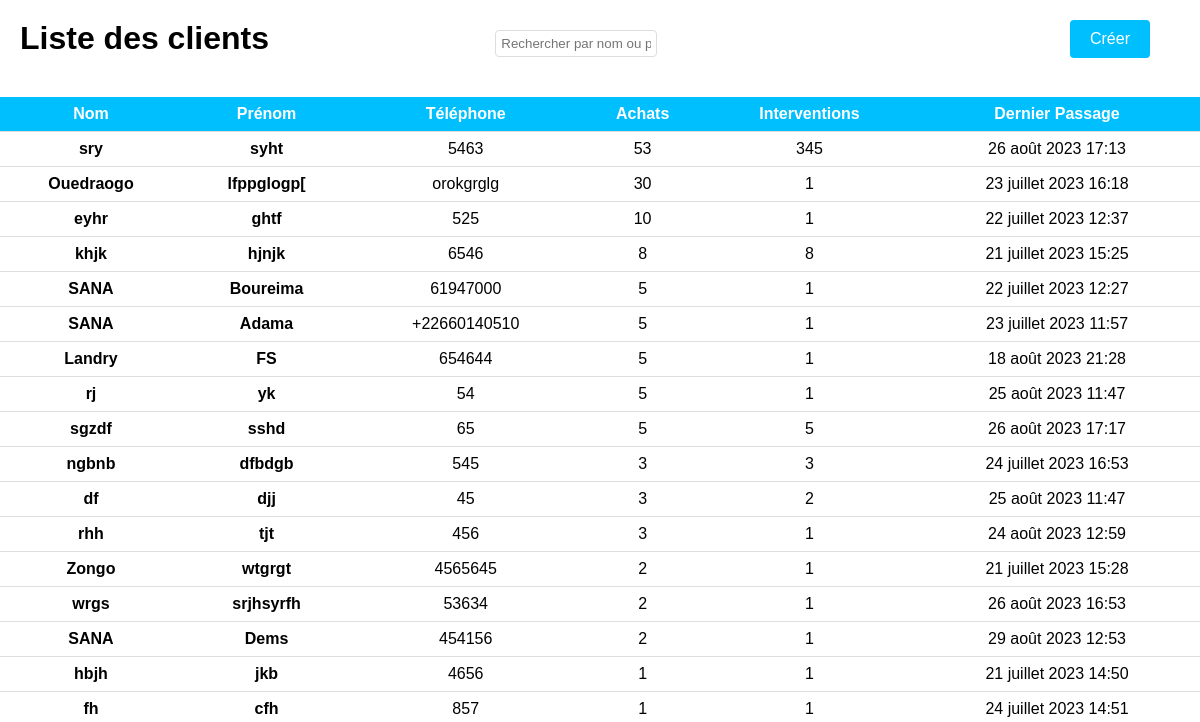
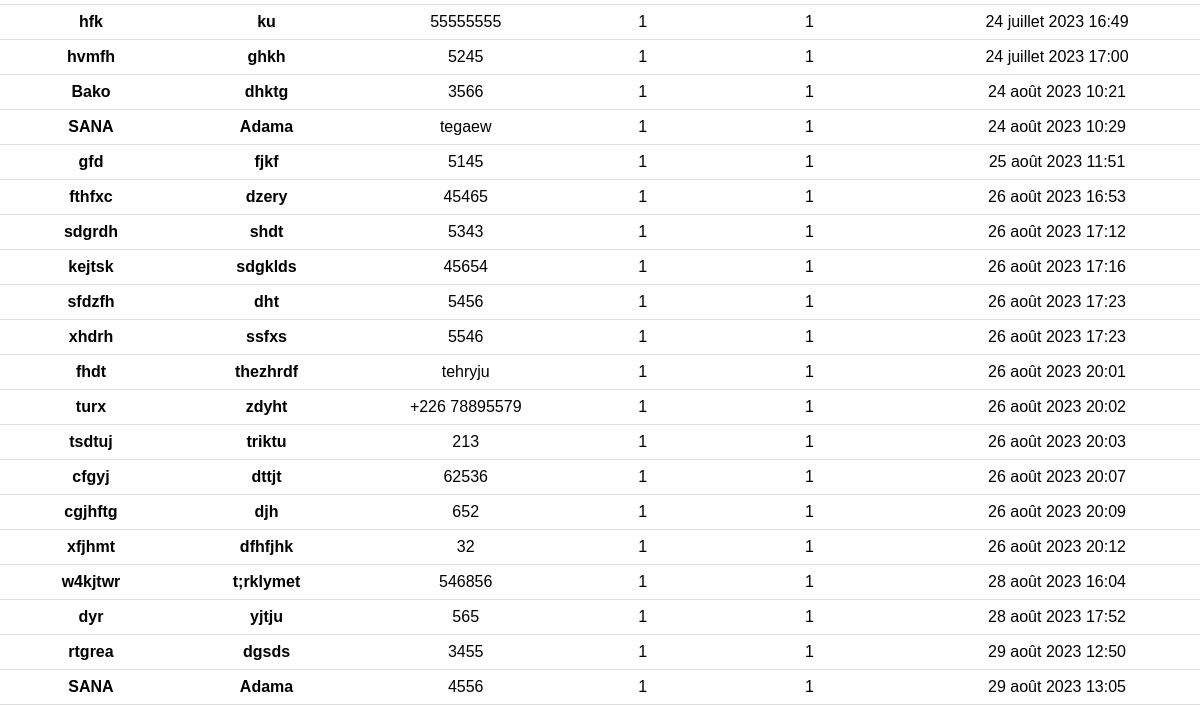
/clients (signed in), run on an earlier commit of the app's database (2 pictures, top to bottom).
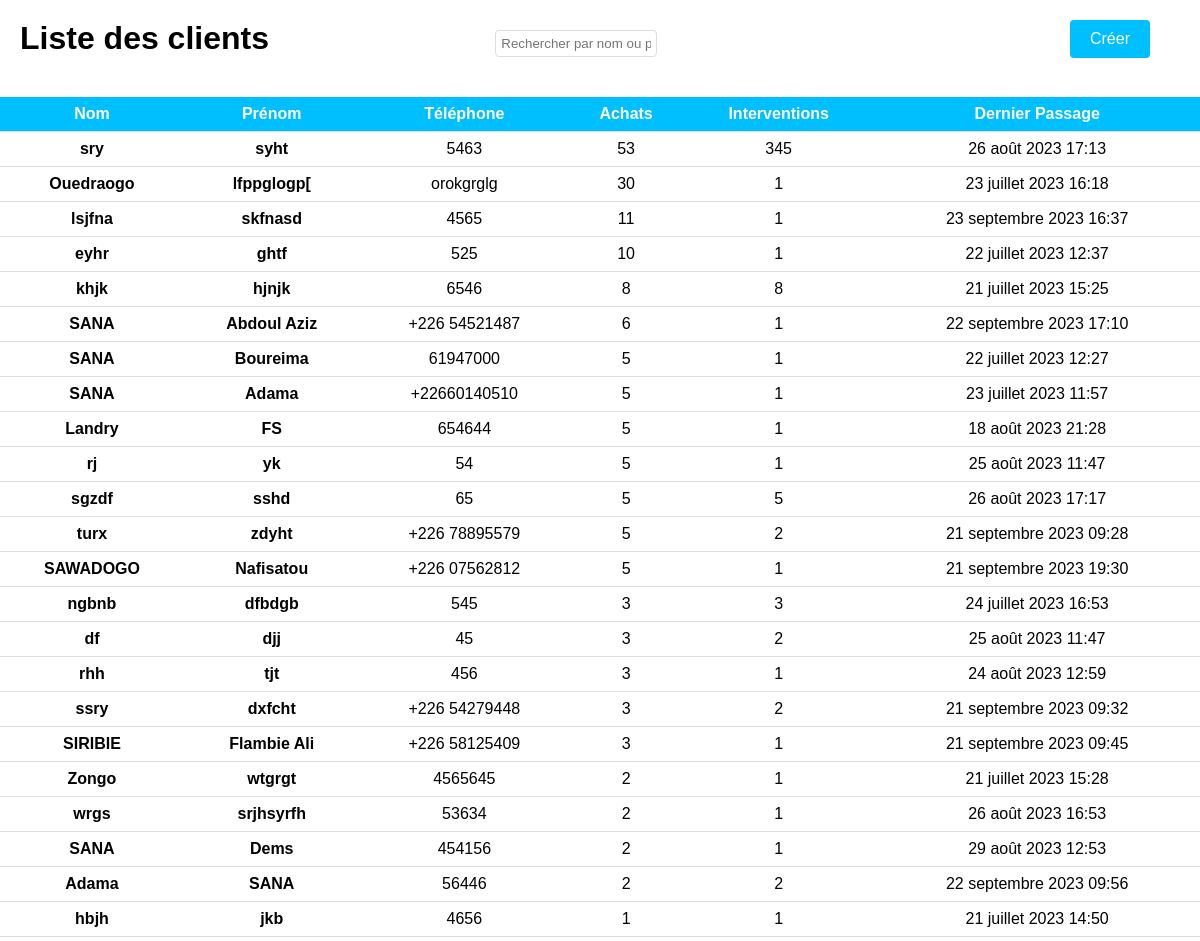
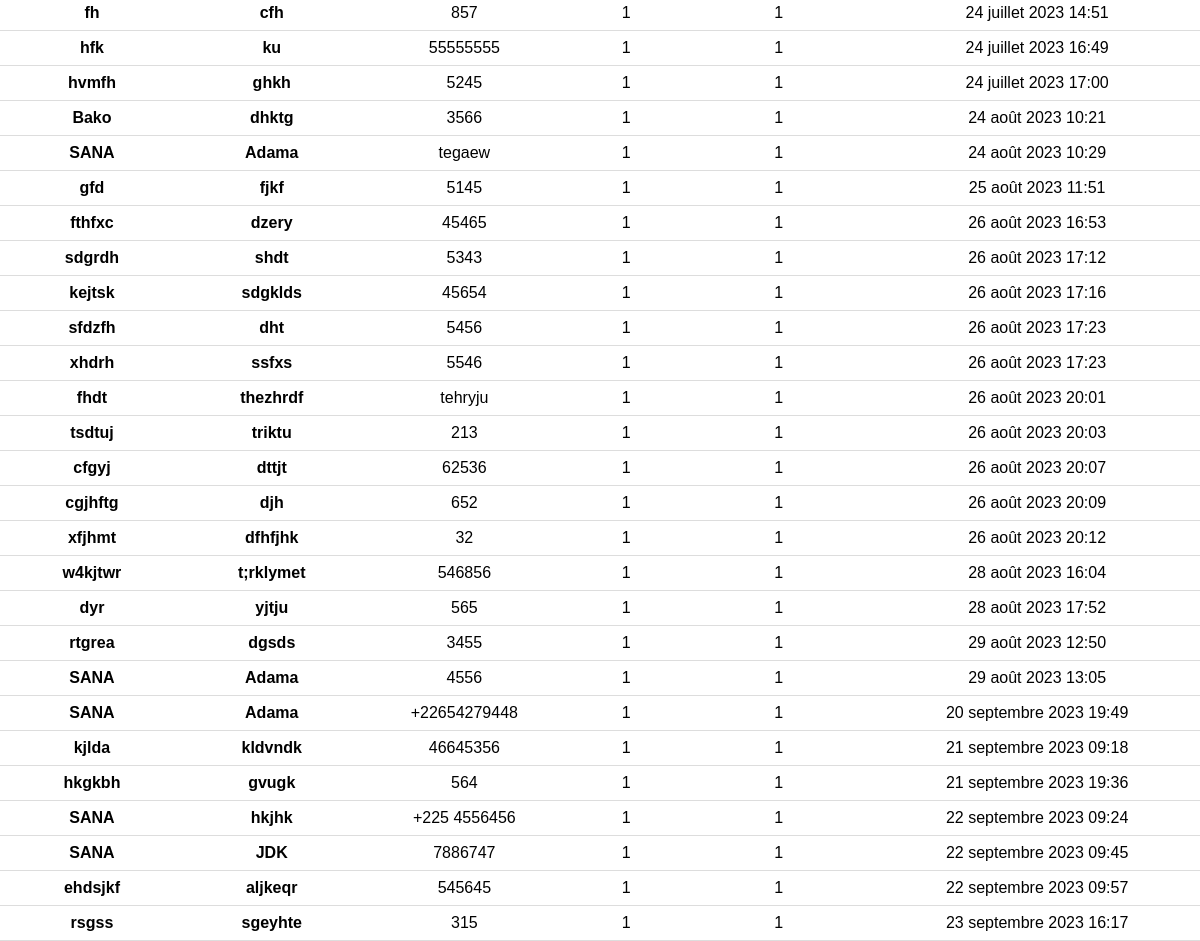
And on a later commit of the database (2 pictures, top to bottom).
### Gestion/models.py (models this page shows, shortened)
class Client(models.Model):
    Nom = models.CharField(max_length=25)
    Prenom = models.TextField()
    Telephone = models.CharField(max_length=8)
    Achats = models.IntegerField(default=1)
    Interventions = models.IntegerField(default=1)
    date_added = models.DateTimeField(auto_now=True)
    class meta:
        ordering = ['-date_added']
        verbose_name = ("Client")
        verbose_name_plurial = ("Clients")

### Gestion/views.py (the view)
# urls.py: path('clients', clients, name='page_clients'),
@login_required(login_url='login')
def clients(request):
    user = request.user
    if(request.method =="GET"):
        clients = Client.objects.all()
        clients_tries = sorted(clients, key=lambda client: client.Achats, reverse=True)
        context = {"clients": clients_tries}
        return render(request, "gestion/clients.html", context=context)

### Gestion/templates/gestion/clients.html (shortened to what this page needs)
<!DOCTYPE html>
<html>
<head>
</head>
<body>
    <div class="header">
        <h1>Liste des clients</h1>
        <div class="search-container">
            <input type="text" id="search-input" placeholder="Rechercher par nom ou prénom...">
        </div><br>
        <a href="{% url 'creer_client' %}" style="margin-right: 50px;" class="create-button">Créer</a>
    </div>
    <table class="common-style">
        <tr>
            <th>Nom</th>
            <th>Prénom</th>
            <th>Téléphone</th>
            <th>Achats</th>
            <th>Interventions</th>
            <th>Dernier Passage</th>
        </tr>
        {% for client in clients %}
            <tr onclick="window.location='{% url 'profil_client' client.id %}';">
                <td><span>{{ client.Nom }}</span></td>
                <td><span>{{ client.Prenom }}</span></td>
                <td>{{ client.Telephone }}</td>
                <td>{{ client.Achats }}</td>
                <td>{{ client.Interventions }}</td>
                <td>{{ client.date_added }}</td>
            </tr>
        {% endfor %}
    </table>
</body>
</html>

What changed in the data, as far as the page shows it:
added Client: Nom "lsjfna", Prenom "skfnasd", Telephone "4565", Achats "11", Interventions "1", date_added "23 septembre 2023 16:37"
added Client: Nom "SANA", Prenom "Abdoul Aziz", Telephone "+226 54521487", Achats "6", Interventions "1", date_added "22 septembre 2023 17:10"
changed Client "turx": Achats "1" → "5"; Interventions "1" → "2"; date_added "26 août 2023 20:02" → "21 septembre 2023 09:28"; moves up the list
added Client: Nom "SAWADOGO", Prenom "Nafisatou", Telephone "+226 07562812", Achats "5", Interventions "1", date_added "21 septembre 2023 19:30"
added Client: Nom "ssry", Prenom "dxfcht", Telephone "+226 54279448", Achats "3", Interventions "2", date_added "21 septembre 2023 09:32"
added Client: Nom "SIRIBIE", Prenom "Flambie Ali", Telephone "+226 58125409", Achats "3", Interventions "1", date_added "21 septembre 2023 09:45"
added Client: Nom "Adama", Prenom "SANA", Telephone "56446", Achats "2", Interventions "2", date_added "22 septembre 2023 09:56"
added Client: Nom "SANA", Prenom "Adama", Telephone "+22654279448", Achats "1", Interventions "1", date_added "20 septembre 2023 19:49"
added Client: Nom "kjlda", Prenom "kldvndk", Telephone "46645356", Achats "1", Interventions "1", date_added "21 septembre 2023 09:18"
added Client: Nom "hkgkbh", Prenom "gvugk", Telephone "564", Achats "1", Interventions "1", date_added "21 septembre 2023 19:36"
added Client: Nom "SANA", Prenom "hkjhk", Telephone "+225 4556456", Achats "1", Interventions "1", date_added "22 septembre 2023 09:24"
added Client: Nom "SANA", Prenom "JDK", Telephone "7886747", Achats "1", Interventions "1", date_added "22 septembre 2023 09:45"
added Client: Nom "ehdsjkf", Prenom "aljkeqr", Telephone "545645", Achats "1", Interventions "1", date_added "22 septembre 2023 09:57"
added Client: Nom "rsgss", Prenom "sgeyhte", Telephone "315", Achats "1", Interventions "1", date_added "23 septembre 2023 16:17"
